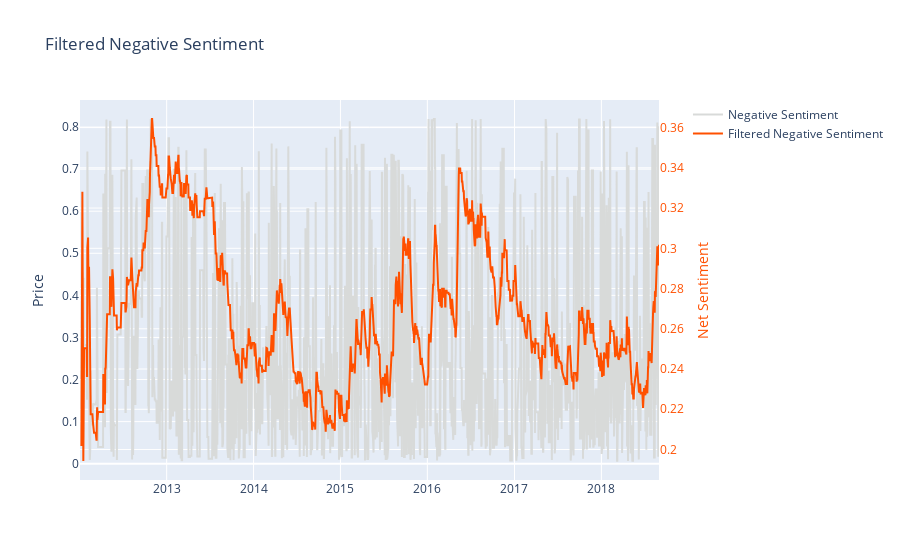

The notebook cell this image was saved under:
### Markdown cell above
###  Plot Filtered Negative Sentiment

### Code cell
trace1 = go.Scatter(
    x=sentiment_price_data.index,
    y=sentiment_price_data.neg,
    mode="lines",
    name='Negative Sentiment',
    line = dict(color = ('rgb(216, 218, 217)'))
)

trace2 = go.Scatter(
    x=sentiment_price_data.index,
    y=sentiment_price_data.negf,
    mode="lines",
    name='Filtered Negative Sentiment',
    line = dict(color = ('rgb(255, 80, 0)')),
    yaxis='y2'

)

data = [trace1, trace2]
layout = go.Layout(
    title='Filtered Negative Sentiment',
    yaxis=dict(
        title='Price'
    ),
    yaxis2=dict(
        title='Net Sentiment',
        titlefont=dict(
            color='rgb(255, 80, 0)'
        ),
        tickfont=dict(
            color='rgb(255, 80, 0)'
        ),
        overlaying='y',
        side='right'
    ),
   legend= go.layout.Legend(
     x= 1.05,
    y= 1,
    )
)
fig = go.Figure(data=data, layout=layout)
iplot(fig, filename='filtered-neg-sentiment')

### Figure 1 — Plotly figure (JSON) as saved in the notebook; plotly's stock layout.template omitted (floating-point values rounded to 4 significant figures; data arrays with more than 128 entries replaced by an {"elided": "..."} marker saying what was removed)
{"data": [{"line": {"color": "rgb(216, 218, 217)"}, "mode": "lines", "name": "Negative Sentiment", "type": "scatter", "x": {"elided": "1678 str values"}, "y": {"elided": "1678 float values"}}, {"line": {"color": "rgb(255, 80, 0)"}, "mode": "lines", "name": "Filtered Negative Sentiment", "type": "scatter", "x": {"elided": "1678 str values"}, "y": {"elided": "1678 float values"}, "yaxis": "y2"}], "layout": {"legend": {"x": 1.05, "y": 1}, "title": {"text": "Filtered Negative Sentiment"}, "yaxis": {"title": {"text": "Price"}}, "yaxis2": {"overlaying": "y", "side": "right", "tickfont": {"color": "rgb(255, 80, 0)"}, "title": {"font": {"color": "rgb(255, 80, 0)"}, "text": "Net Sentiment"}}}}
